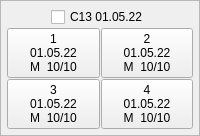
          <widget class="QFrame" name="frame_67">
           <property name="frameShape">
            <enum>QFrame::StyledPanel</enum>
           </property>
           <property name="frameShadow">
            <enum>QFrame::Raised</enum>
           </property>
           <layout class="QHBoxLayout" name="horizontalLayout_3">
            <property name="spacing">
             <number>1</number>
            </property>
            <property name="leftMargin">
             <number>1</number>
            </property>
            <property name="topMargin">
             <number>1</number>
            </property>
            <property name="rightMargin">
             <number>1</number>
            </property>
            <property name="bottomMargin">
             <number>1</number>
            </property>
            <item>
             <layout class="QGridLayout" name="gridLayout_67">
              <property name="leftMargin">
               <number>5</number>
              </property>
              <property name="topMargin">
               <number>5</number>
              </property>
              <property name="rightMargin">
               <number>5</number>
              </property>
              <property name="bottomMargin">
               <number>5</number>
              </property>
              <item row="1" column="0">
               <widget class="QPushButton" name="pushButton_270">
                <property name="text">
                 <string>1
01.05.22
M  10/10</string>
                </property>
               </widget>
              </item>
              <item row="2" column="1">
               <widget class="QPushButton" name="pushButton_269">
                <property name="text">
                 <string>4
01.05.22
M  10/10</string>
                </property>
               </widget>
              </item>
              <item row="2" column="0">
               <widget class="QPushButton" name="pushButton_271">
                <property name="text">
                 <string>3
01.05.22
M  10/10</string>
                </property>
               </widget>
              </item>
              <item row="1" column="1">
               <widget class="QPushButton" name="pushButton_268">
                <property name="text">
                 <string>2
01.05.22
M  10/10</string>
                </property>
               </widget>
              </item>
              <item row="0" column="0" colspan="2" alignment="Qt::AlignHCenter">
               <widget class="QCheckBox" name="A1_67">
                <property name="text">
                 <string>C13 01.05.22</string>
                </property>
               </widget>
              </item>
             </layout>
            </item>
           </layout>
          </widget>
